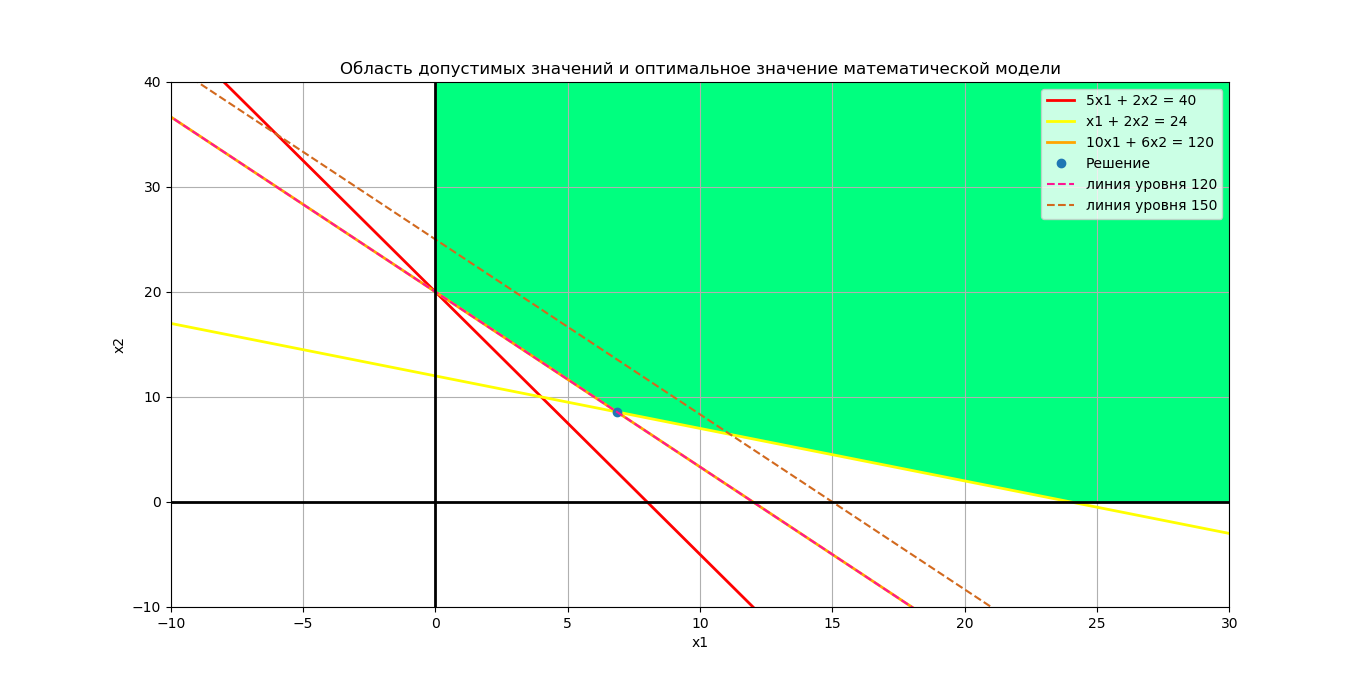

Write Python code to recreate this figure.
import matplotlib.pyplot as plt
import numpy as np

def infinum(x1):
    return 0.0

def supremum(x1):
    return 100.0

def first_x2(x1):
    return 20 - x1*2.5

def second_x2(x1):
    return 12 - 0.5 * x1

def third_x2(x1):
    return 20 - 5*x1/3

def level_line(x1, value):
    return value / 6 - 5*x1/3


x1 = list(np.linspace(-20, 80, 1000))

y1 = list(map(first_x2, x1))
y2 = list(map(second_x2, x1))
y3 = list(map(third_x2, x1))
ymin = list(map(infinum, x1))
ymax = list(map(supremum, x1))

level_line150 = list(map(lambda x: level_line(x, 120), x1))
level_line180 = list(map(lambda x: level_line(x, 150), x1))



fig, ax = plt.subplots()


ax.plot(x1, y1, color = 'r', linewidth = 2, label = "5x1 + 2x2 = 40")
ax.plot(x1, y2, color = 'yellow', linewidth = 2, label = "x1 + 2x2 = 24")
ax.plot(x1, y3, color = 'orange', linewidth = 2, label = "10x1 + 6x2 = 120")
ax.plot([48 / 7], [60 / 7], 'o', label = "Решение")


ax.plot(x1, level_line150, '--', color = 'deeppink', linewidth = 1.5, label = "линия уровня 120")
ax.plot(x1, level_line180, '--', color = 'chocolate', linewidth = 1.5, label = "линия уровня 150")



ax.plot([-20, 80], [0, 0], color = 'black', linewidth = 2)
ax.plot([0, 0], [-20, 80], color = 'black', linewidth = 2)


#ax.fill_between(x1, ymax, y1,
#                where= (ymax > y1),
#                facecolor='yellow')

#ax.fill_between(x1, ymax, y2,
#                where= (ymax > y2),
#                facecolor='green')


#ax.fill_between(x1, fill_y, ymax,
#                where= (fill_y < ymax),
#                facecolor='grey')

ax.fill_between(x1, y1, ymax,
                where= (y1 < ymax),
                facecolor='springgreen')

ax.fill_between(x1, ymax, y2,
                where= (ymax > y2),
                facecolor='springgreen')

ax.fill_between(x1, ymin, y2,
                where= (ymin < y2),
                facecolor='white')

ax.fill_between(x1, ymin, y3,
                where= (ymin < y3),
                facecolor='white')

ax.fill_between([-30, 0], [100, 100], [0, 0],
                facecolor='white')

ax.fill_between([-30, 80], [-100, -100], [0, 0],
                facecolor='white')

ax.fill_between([-30, 80], [100, 100], [40, 40],
                facecolor='white')

plt.xlabel('x1')
plt.ylabel('x2')

ax.set_title("Область допустимых значений и оптимальное значение математической модели")
ax.set_xlim([-10, 30])
ax.set_ylim([-10, 40])
ax.grid()

fig.set_figwidth(17)    #  ширина и
fig.set_figheight(10)    #  высота "Figure"

plt.legend()
plt.show()
